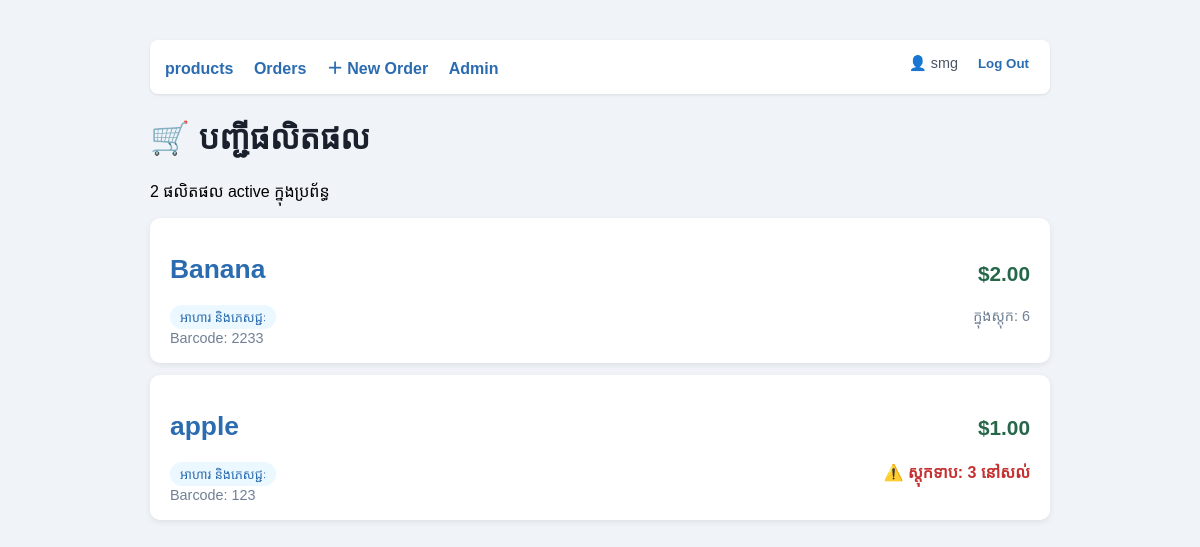
Screenshot of /sales/products/ (signed in) with the database file from the repository.
### sales/models.py (models this page shows, shortened)
class Product(models.Model):
    CATEGORY_CHOICES = [
        ('food', 'អាហារ និងភេសជ្ជៈ'),
        ('electronics', 'អេឡិចត្រូនិក'),
        ('clothing', 'សម្លៀកបំពាក់'),
        ('household', 'គ្រឿងសង្ហារឹម'),
        ('other', 'ផ្សេងៗ'),
    ]
    name = models.CharField(max_length=200)
    category = models.CharField(max_length=20, choices=CATEGORY_CHOICES)
    price = models.DecimalField(max_digits=8, decimal_places=2)
    stock = models.PositiveIntegerField(default=0)
    barcode = models.CharField(max_length=50, unique=True, blank=True)
    is_active = models.BooleanField(default=True)
    class Meta:
        ordering = ['name']

### sales/views.py (the view)
# urls.py: path('products/',              views.product_list,   name='product_list'),
@login_required
def product_list(request):
    products = Product.objects.filter(is_active=True)
    return render(request, 'sales/product_list.html', {'products': products})

### sales/templates/sales/product_list.html (shortened to what this page needs)
<!DOCTYPE html>
<html lang="km">
<head>
</head>
<body>
    <nav>
        <a href="{% url 'product_list' %}">products</a>
        <a href="{% url 'order_list' %}">Orders</a>
        <a href="/sales/orders/new/">＋ New Order</a>
        <a href="/admin/">Admin</a>
        <span class="user-info">
            👤 {{ request.user.username }}
            <form method="post" action="/accounts/logout/" style="display:inline; margin-left: 10px;">
                <button type="submit" style="background:none; border:none; color:#2b6cb0; cursor:pointer; font-weight:bold;">
                    Log Out
                </button>
            </form>
        </span>
    </nav>
    <h1>🛒 បញ្ជីផលិតផល</h1>
    <p>{{ products|length }} ផលិតផល active ក្នុងប្រព័ន្ធ</p>
    {% for product in products %}
    <div class="product-card">
        <div>
            <h2><a href="{% url 'product_detail' product.pk %}">{{ product.name }}</a></h2>
            <span class="badge">{{ product.get_category_display }}</span>
            {% if product.barcode %}
            <br><span class="stock">Barcode: {{ product.barcode }}</span>
            {% endif %}
        </div>
        <div style="text-align:right">
            <p class="price">${{ product.price }}</p>
            {% if product.stock <= 5 %}
                <p class="low">⚠️ ស្តុកទាប: {{ product.stock }} នៅសល់</p>
            {% else %}
                <p class="stock">ក្នុងស្តុក: {{ product.stock }}</p>
            {% endif %}
        </div>
    </div>
    {% empty %}
    <p class="empty">មិនទាន់មានផលិតផលទេ — បន្ថែមតាម <a href="/admin/">ផ្ទាំង admin</a>!</p>
    {% endfor %}
</body>
</html>

### sales/templates/sales/product_list.html (style rules this page uses)
body { font-family: Arial, sans-serif; max-width: 900px; margin: 40px auto; padding: 0 20px; background: #f0f4f8; }
h1 { color: #1a202c; }
.product-card { background: white; border-radius: 10px; padding: 16px 20px; margin: 12px 0; box-shadow: 0 2px 6px rgba(0,0,0,0.08); display: flex; justify-content: space-between; align-items: center; }
.product-card h2 a { text-decoration: none; color: #2b6cb0; font-size: 1.1em; }
.badge { display: inline-block; padding: 3px 10px; border-radius: 12px; font-size: 0.8em; background: #ebf8ff; color: #2b6cb0; }
.price { font-size: 1.3em; font-weight: bold; color: #276749; }
.stock { font-size: 0.9em; color: #718096; }
.low { color: #c53030; font-weight: bold; }
nav { margin-bottom: 20px; background: white; padding: 15px; border-radius: 8px; box-shadow: 0 1px 3px rgba(0,0,0,0.1); }
nav a { margin-right: 16px; color: #2b6cb0; text-decoration: none; font-weight: bold; }
.user-info { float: right; font-size: 0.9em; color: #4a5568; }

### rows the page displays
Product: name "Banana", category "អាហារ និងភេសជ្ជៈ", barcode "2233", price "2.00", stock "6"
Product: name "apple", category "អាហារ និងភេសជ្ជៈ", barcode "123", price "1.00", stock "3"

### other values shown
{{ request.user.username }} "smg"
{{ products|length }} "2"
